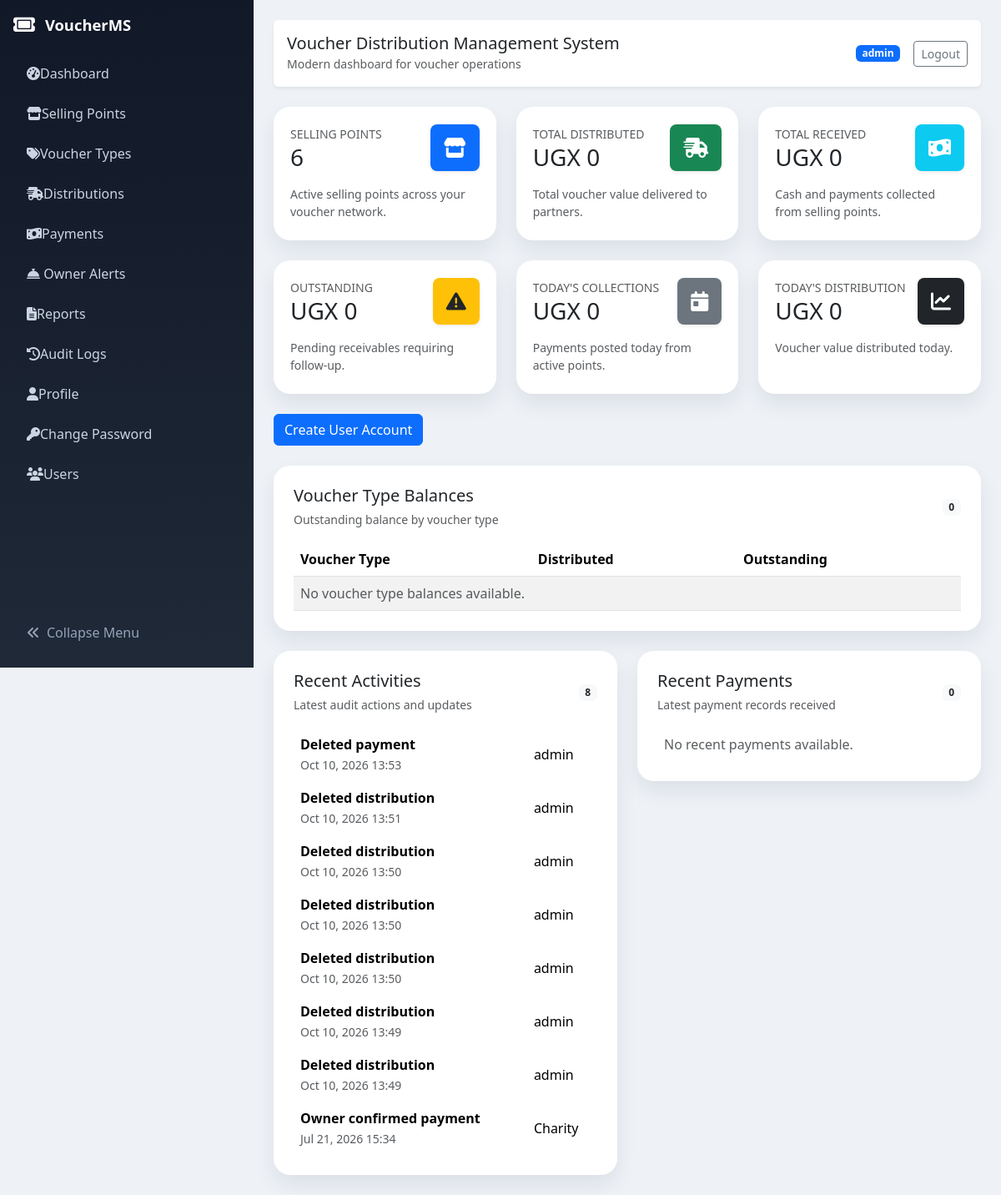
The app's page / (signed in) with its own data.
### voucher_app/models.py (models this page shows, shortened)
class AuditLog(models.Model):
    action = models.CharField(max_length=200)
    model_name = models.CharField(max_length=100)
    details = models.TextField(blank=True)
    created_by = models.ForeignKey(User, on_delete=models.SET_NULL, null=True, blank=True)
    created_at = models.DateTimeField(auto_now_add=True)
    class Meta:
        ordering = ['-created_at']

### voucher_app/views.py (the view, shortened to what this page needs)
# urls.py: path('', views.DashboardView.as_view(), name='dashboard'),
class DashboardView(LoginRequiredMixin, generic.TemplateView):
    template_name = 'voucher_app/dashboard.html'
    def get_context_data(self, **kwargs):
        context = super().get_context_data(**kwargs)
        today = timezone.localdate()
        start_of_month = today.replace(day=1)
        if self.request.user.is_staff or self.request.user.is_superuser:
            selling_points = SellingPoint.objects.all()
            distributions = Distribution.objects.all()
            payments = Payment.objects.all()
            context['selling_point_name'] = None
            context['selling_point_subtitle'] = 'Selling Points'
        total_distributed = distributions.aggregate(total=Sum('total_value'))['total'] or Decimal('0')
        total_received = payments.aggregate(total=Sum('amount'))['total'] or Decimal('0')
        context['total_selling_points'] = selling_points.count()
        context['total_distributed'] = total_distributed
        context['total_received'] = total_received
        context['outstanding'] = total_distributed - total_received
        context['todays_collections'] = payments.filter(payment_date=today).aggregate(total=Sum('amount'))['total'] or Decimal('0')
        context['todays_distribution'] = distributions.filter(distribution_date=today).aggregate(total=Sum('total_value'))['total'] or Decimal('0')
        context['monthly_collections'] = payments.filter(payment_date__gte=start_of_month).aggregate(total=Sum('amount'))['total'] or Decimal('0')
        context['monthly_distribution'] = distributions.filter(distribution_date__gte=start_of_month).aggregate(total=Sum('total_value'))['total'] or Decimal('0')
        if self.request.user.is_staff or self.request.user.is_superuser:
            recent_activities = AuditLog.objects.select_related('created_by').all()[:8]
        else:
            recent_activities = AuditLog.objects.select_related('created_by').filter(created_by=self.request.user)[:8]
        context['recent_activities'] = recent_activities
        context['recent_payments'] = payments.select_related('selling_point').all()[:8]
        context['top_selling_points'] = selling_points.annotate(total_received=Sum('payments__amount'), total_distributed=Sum('distributions__total_value')).order_by('-total_received')[:5]
        context['outstanding_alerts'] = selling_points.filter(status='active').order_by('-created_at')[:5]
        context['voucher_types'] = VoucherType.objects.all()
        total_distributed_amount = total_distributed
        voucher_type_balances = []
        distribution_items = DistributionItem.objects.filter(distribution__selling_point__in=selling_points).select_related('voucher_type')
        voucher_type_totals = distribution_items.values('voucher_type__id', 'voucher_type__name').annotate(
            distributed=Sum('value'),
            quantity=Sum('quantity')
        ).order_by('-distributed')
        context['voucher_type_balances'] = voucher_type_balances
        context['selling_point_chart'] = [
            {'name': sp.name, 'value': float(sp.total_payments_received or 0)} for sp in selling_points[:5]
        ]
        context['owner_alerts'] = OwnerAlert.objects.filter(selling_point__in=selling_points)[:8]
        return context

### templates/voucher_app/dashboard.html
{% extends 'voucher_app/base.html' %}
{% block content %}
<div class="row g-4 mb-4">
    <div class="col-xl-4 col-md-6">
        <div class="card card-compact p-4 bg-white">
            <div class="d-flex align-items-center justify-content-between mb-3">
                <div>
                    <small class="text-uppercase text-muted">{{ selling_point_subtitle|default:'Selling Points' }}</small>
                    <h3 class="mb-0">{{ selling_point_name|default:total_selling_points }}</h3>
                </div>
                <div class="bg-primary text-white rounded-3 p-3 shadow-sm"><i class="fa-solid fa-store fa-xl"></i></div>
            </div>
            <p class="text-muted mb-0 small">{% if selling_point_name %}{{ selling_point_name }} overview for your assigned voucher point.{% else %}Active selling points across your voucher network.{% endif %}</p>
        </div>
    </div>
    <div class="col-xl-4 col-md-6">
        <div class="card card-compact p-4 bg-white">
            <div class="d-flex align-items-center justify-content-between mb-3">
                <div>
                    <small class="text-uppercase text-muted">Total Distributed</small>
                    <h3 class="mb-0">UGX {{ total_distributed }}</h3>
                </div>
                <div class="bg-success text-white rounded-3 p-3 shadow-sm"><i class="fa-solid fa-truck-fast fa-xl"></i></div>
            </div>
            <p class="text-muted mb-0 small">Total voucher value delivered to partners.</p>
        </div>
    </div>
    <div class="col-xl-4 col-md-6">
        <div class="card card-compact p-4 bg-white">
            <div class="d-flex align-items-center justify-content-between mb-3">
                <div>
                    <small class="text-uppercase text-muted">Total Received</small>
                    <h3 class="mb-0">UGX {{ total_received }}</h3>
                </div>
                <div class="bg-info text-white rounded-3 p-3 shadow-sm"><i class="fa-solid fa-money-bill-wave fa-xl"></i></div>
            </div>
            <p class="text-muted mb-0 small">Cash and payments collected from selling points.</p>
        </div>
    </div>
    <div class="col-xl-4 col-md-6">
        <div class="card card-compact p-4 bg-white">
            <div class="d-flex align-items-center justify-content-between mb-3">
                <div>
                    <small class="text-uppercase text-muted">Outstanding</small>
                    <h3 class="mb-0">UGX {{ outstanding }}</h3>
                </div>
                <div class="bg-warning text-dark rounded-3 p-3 shadow-sm"><i class="fa-solid fa-exclamation-triangle fa-xl"></i></div>
            </div>
            <p class="text-muted mb-0 small">Pending receivables requiring follow-up.</p>
        </div>
    </div>
    <div class="col-xl-4 col-md-6">
        <div class="card card-compact p-4 bg-white">
            <div class="d-flex align-items-center justify-content-between mb-3">
                <div>
                    <small class="text-uppercase text-muted">Today's Collections</small>
                    <h3 class="mb-0">UGX {{ todays_collections }}</h3>
                </div>
                <div class="bg-secondary text-white rounded-3 p-3 shadow-sm"><i class="fa-solid fa-calendar-day fa-xl"></i></div>
            </div>
            <p class="text-muted mb-0 small">Payments posted today from active points.</p>
        </div>
    </div>
    <div class="col-xl-4 col-md-6">
        <div class="card card-compact p-4 bg-white">
            <div class="d-flex align-items-center justify-content-between mb-3">
                <div>
                    <small class="text-uppercase text-muted">Today's Distribution</small>
                    <h3 class="mb-0">UGX {{ todays_distribution }}</h3>
                </div>
                <div class="bg-dark text-white rounded-3 p-3 shadow-sm"><i class="fa-solid fa-chart-line fa-xl"></i></div>
            </div>
            <p class="text-muted mb-0 small">Voucher value distributed today.</p>
        </div>
    </div>
</div>
{% if user.is_staff or user.is_superuser %}
<div class="mb-4">
    <a href="{% url 'user-add' %}" class="btn btn-primary">Create User Account</a>
</div>
{% endif %}
<div class="card p-4 bg-white mb-4">
    <div class="d-flex justify-content-between align-items-center mb-3">
        <div><h5 class="mb-1">Voucher Type Balances</h5><small class="text-muted">Outstanding balance by voucher type</small></div>
        <span class="badge bg-light text-dark">{{ voucher_type_balances|length }}</span>
    </div>
    <div class="table-responsive">
        <table class="table table-striped mb-0">
            <thead>
                <tr>
                    <th>Voucher Type</th>
                    <th>Distributed</th>
                    <th>Outstanding</th>
                </tr>
            </thead>
            <tbody>
                {% for type in voucher_type_balances %}
                <tr>
                    <td>{{ type.name }}</td>
                    <td>UGX {{ type.distributed }}</td>
                    <td>UGX {{ type.outstanding }}</td>
                </tr>
                {% empty %}
                <tr><td colspan="3" class="text-muted">No voucher type balances available.</td></tr>
                {% endfor %}
            </tbody>
        </table>
    </div>
</div>
<div class="row g-4">
    <div class="col-xl-6">
        <div class="card p-4 bg-white">
            <div class="d-flex justify-content-between align-items-center mb-3">
                <div><h5 class="mb-1">Recent Activities</h5><small class="text-muted">Latest audit actions and updates</small></div>
                <span class="badge bg-light text-dark">{{ recent_activities|length }}</span>
            </div>
            <div class="table-responsive">
                <table class="table table-borderless align-middle mb-0">
                    <tbody>
                        {% for log in recent_activities %}
                        <tr>
                            <td><strong>{{ log.action }}</strong><br><small class="text-muted">{{ log.created_at|date:'M d, Y H:i' }}</small></td>
                            <td>{{ log.created_by.username|default:'System' }}</td>
                        </tr>
                        {% empty %}
                        <tr><td colspan="2" class="text-muted">No recent activities available.</td></tr>
                        {% endfor %}
                    </tbody>
                </table>
            </div>
        </div>
    </div>
    <div class="col-xl-6">
        <div class="card p-4 bg-white">
            <div class="d-flex justify-content-between align-items-center mb-3">
                <div><h5 class="mb-1">Recent Payments</h5><small class="text-muted">Latest payment records received</small></div>
                <span class="badge bg-light text-dark">{{ recent_payments|length }}</span>
            </div>
            <div class="table-responsive">
                <table class="table table-borderless align-middle mb-0">
                    <tbody>
                        {% for payment in recent_payments %}
                        <tr>
                            <td><strong>{{ payment.selling_point.name }}</strong><br><small class="text-muted">{{ payment.payment_date }}</small></td>
                            <td>UGX {{ payment.amount }}</td>
                            <td class="text-muted">{{ payment.payment_method|title }}</td>
                        </tr>
                        {% empty %}
                        <tr><td colspan="3" class="text-muted">No recent payments available.</td></tr>
                        {% endfor %}
                    </tbody>
                </table>
            </div>
        </div>
    </div>
</div>
{% endblock %}

### templates/voucher_app/base.html (shortened to what this page needs)
<!DOCTYPE html>
<html lang="en" class="h-100">
<head>
    <link href="https://cdn.jsdelivr.net/npm/bootstrap@5.3.3/dist/css/bootstrap.min.css" rel="stylesheet">
    <link href="https://cdnjs.cloudflare.com/ajax/libs/font-awesome/6.5.2/css/all.min.css" rel="stylesheet">
</head>
<body class="h-100">
    <div class="container-fluid h-100">
        <div class="row h-100">
            {% if user.is_authenticated %}
            <aside class="sidebar p-3" id="sidebar">
                <div class="brand">
                    <i class="fa-solid fa-ticket fa-lg"></i>
                    <span>VoucherMS</span>
                </div>
                <ul class="nav flex-column gap-2">
                    {% if user.is_staff or user.is_superuser %}
                        <li class="nav-item"><a href="{% url 'dashboard' %}" class="nav-link"><span class="nav-icon"><i class="fa-solid fa-gauge-high"></i></span><span class="nav-text">Dashboard</span></a></li>
                        <li class="nav-item"><a href="{% url 'selling-points' %}" class="nav-link"><span class="nav-icon"><i class="fa-solid fa-store"></i></span><span class="nav-text">Selling Points</span></a></li>
                        <li class="nav-item"><a href="{% url 'voucher-types' %}" class="nav-link"><span class="nav-icon"><i class="fa-solid fa-tags"></i></span><span class="nav-text">Voucher Types</span></a></li>
                        <li class="nav-item"><a href="{% url 'distributions' %}" class="nav-link"><span class="nav-icon"><i class="fa-solid fa-truck-fast"></i></span><span class="nav-text">Distributions</span></a></li>
                        <li class="nav-item"><a href="{% url 'payments' %}" class="nav-link"><span class="nav-icon"><i class="fa-solid fa-money-bill-wave"></i></span><span class="nav-text">Payments</span></a></li>
                    {% endif %}
                    <li class="nav-item">
                        <a href="{% url 'owner-alerts' %}" class="nav-link">
                            <span class="nav-icon"><i class="fa-solid fa-bell-concierge"></i></span>
                            <span class="nav-text">Owner Alerts</span>
                        </a>
                    </li>
                    <li class="nav-item"><a href="{% url 'reports' %}" class="nav-link"><span class="nav-icon"><i class="fa-solid fa-file-lines"></i></span><span class="nav-text">Reports</span></a></li>
                    <li class="nav-item"><a href="{% url 'audit-logs' %}" class="nav-link"><span class="nav-icon"><i class="fa-solid fa-history"></i></span><span class="nav-text">Audit Logs</span></a></li>
                    <li class="nav-item"><a href="{% url 'profile' %}" class="nav-link"><span class="nav-icon"><i class="fa-solid fa-user"></i></span><span class="nav-text">Profile</span></a></li>
                    <li class="nav-item"><a href="{% url 'change-password' %}" class="nav-link"><span class="nav-icon"><i class="fa-solid fa-key"></i></span><span class="nav-text">Change Password</span></a></li>
                    {% if user.is_staff or user.is_superuser %}
                        <li class="nav-item"><a href="{% url 'user-list' %}" class="nav-link"><span class="nav-icon"><i class="fa-solid fa-users"></i></span><span class="nav-text">Users</span></a></li>
                    {% endif %}
                </ul>
                <button class="collapse-toggle" id="sidebarToggle"><i class="fa-solid fa-angle-double-left me-2"></i><span>Collapse Menu</span></button>
            </aside>
            {% endif %}
            <main class="main-content p-4{% if not user.is_authenticated %} full-width{% endif %}">
                <nav class="navbar rounded shadow-sm mb-4 px-3">
                    <div class="navbar-title">
                    <h5 class="mb-0">Voucher Distribution Management System</h5>
                    <small class="text-muted">Modern dashboard for voucher operations</small>
                </div>
                <div class="d-flex align-items-center gap-3">
                        {% if user.is_authenticated %}
                            <span class="badge bg-primary">{{ user.username }}</span>
                            <a href="{% url 'logout' %}" class="btn btn-outline-secondary btn-sm">Logout</a>
                        {% else %}
                            <a href="{% url 'login' %}" class="btn btn-primary btn-sm">Login</a>
                        {% endif %}
                    </div>
                </nav>
                {% block content %}{% endblock %}
            </main>
        </div>
    </div>
</body>
</html>

### records on screen
AuditLog: action "Deleted payment", created_at "Oct 10, 2026 13:53", created_by.username "admin"
AuditLog: action "Deleted distribution", created_at "Oct 10, 2026 13:51", created_by.username "admin"
AuditLog: action "Deleted distribution", created_at "Oct 10, 2026 13:50", created_by.username "admin"
AuditLog: action "Deleted distribution", created_at "Oct 10, 2026 13:50", created_by.username "admin"
AuditLog: action "Deleted distribution", created_at "Oct 10, 2026 13:50", created_by.username "admin"
AuditLog: action "Deleted distribution", created_at "Oct 10, 2026 13:49", created_by.username "admin"
AuditLog: action "Deleted distribution", created_at "Oct 10, 2026 13:49", created_by.username "admin"
AuditLog: action "Owner confirmed payment", created_at "Jul 21, 2026 15:34", created_by.username "Charity"

### other values on screen
{{ user.username }} "admin"
{{ selling_point_subtitle|default:'Selling Points' }} "SELLING POINTS"
{{ selling_point_name|default:total_selling_points }} "6"
{{ total_distributed }} "0"
{{ total_received }} "0"
{{ outstanding }} "0"
{{ todays_collections }} "0"
{{ todays_distribution }} "0"
{{ voucher_type_balances|length }} "0"
{{ recent_activities|length }} "8"
{{ recent_payments|length }} "0"
